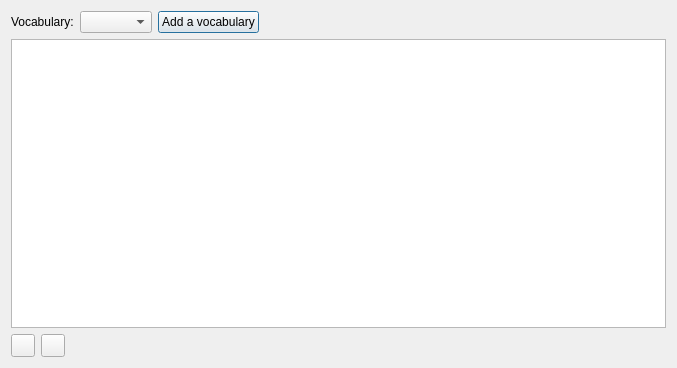
<?xml version="1.0" encoding="UTF-8"?>
<ui version="4.0">
 <class>QStarDict::VocabularyDialog</class>
 <widget class="QDialog" name="QStarDict::VocabularyDialog">
  <property name="geometry">
   <rect>
    <x>0</x>
    <y>0</y>
    <width>677</width>
    <height>368</height>
   </rect>
  </property>
  <property name="windowTitle">
   <string>Vocabularies</string>
  </property>
  <layout class="QVBoxLayout" name="verticalLayout">
   <item>
    <layout class="QHBoxLayout" name="horizontalLayout">
     <item>
      <widget class="QLabel" name="vocabularyLabel">
       <property name="text">
        <string>Vocabulary:</string>
       </property>
      </widget>
     </item>
     <item>
      <widget class="QComboBox" name="vocabularyComboBox"/>
     </item>
     <item>
      <widget class="QPushButton" name="addVocabularyButton">
       <property name="text">
        <string>Add a vocabulary</string>
       </property>
      </widget>
     </item>
     <item>
      <spacer name="horizontalSpacer_2">
       <property name="orientation">
        <enum>Qt::Horizontal</enum>
       </property>
       <property name="sizeHint" stdset="0">
        <size>
         <width>40</width>
         <height>20</height>
        </size>
       </property>
      </spacer>
     </item>
    </layout>
   </item>
   <item>
    <widget class="QTableView" name="wordsView"/>
   </item>
   <item>
    <layout class="QHBoxLayout" name="horizontalLayout_2">
     <item>
      <widget class="QToolButton" name="addWordButton">
       <property name="toolTip">
        <string>Add a new word</string>
       </property>
       <property name="icon">
        <iconset resource="../pixmaps/pixmaps.qrc">
         <normaloff>:/icons/list-add.png</normaloff>:/icons/list-add.png</iconset>
       </property>
      </widget>
     </item>
     <item>
      <widget class="QToolButton" name="removeWordButton">
       <property name="toolTip">
        <string>Remove the word</string>
       </property>
       <property name="icon">
        <iconset resource="../pixmaps/pixmaps.qrc">
         <normaloff>:/icons/list-remove.png</normaloff>:/icons/list-remove.png</iconset>
       </property>
      </widget>
     </item>
     <item>
      <spacer name="horizontalSpacer">
       <property name="orientation">
        <enum>Qt::Horizontal</enum>
       </property>
       <property name="sizeHint" stdset="0">
        <size>
         <width>40</width>
         <height>20</height>
        </size>
       </property>
      </spacer>
     </item>
    </layout>
   </item>
  </layout>
 </widget>
 <resources>
  <include location="../pixmaps/pixmaps.qrc"/>
 </resources>
 <connections/>
</ui>
